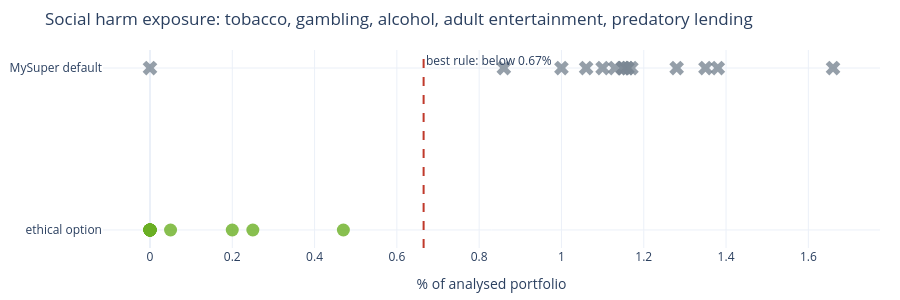

Notebook cell for this chart:
### Code cell
# --- reveal: the best one-line rule for every category ---------------------
def best_rule(x, y):
    v = np.unique(x)
    cands = np.r_[v[0] - 0.01, (v[:-1] + v[1:]) / 2, v[-1] + 0.01]
    errs = np.array([((x < t) != y).sum() for t in cands])
    return cands[errs.argmin()], int(errs.min())

rows = []
for k in list(CATEGORIES) + ["total"]:
    t, e = best_rule(PANEL[k].to_numpy(), IS_ETHICAL)
    rows.append((CATEGORIES.get(k, "Total (all categories)"), round(t, 2), e))
best = pd.DataFrame(rows, columns=["category", "best threshold (%)", "errors"]).sort_values("errors")
baseline = min(IS_ETHICAL.sum(), (~IS_ETHICAL).sum())
print(f"Knowing nothing and calling everything by the larger class makes {baseline} errors.\n")
print(best.to_string(index=False))

t_best, _ = best_rule(PANEL["social_harm"].to_numpy(), IS_ETHICAL)
fig = go.Figure()
for eth, col, sym, nm in [(True, "#6AAF23", "circle", "ethical option"),
                          (False, "#7A8794", "x", "MySuper default")]:
    m = IS_ETHICAL == eth
    fig.add_trace(go.Scatter(x=PANEL.loc[m, "social_harm"], y=[nm] * int(m.sum()),
                             mode="markers", name=nm, text=PANEL.loc[m, "name"],
                             marker=dict(color=col, size=13, symbol=sym, opacity=0.8),
                             hovertemplate="%{text}: %{x:.2f}%<extra></extra>"))
fig.add_vline(x=t_best, line_dash="dash", line_color="#C0392B",
              annotation_text=f"best rule: below {t_best:.2f}%")
fig.update_layout(template="plotly_white", height=300, showlegend=False,
                  title="Social harm exposure: tobacco, gambling, alcohol, adult entertainment, predatory lending",
                  xaxis_title="% of analysed portfolio", margin=dict(l=10, r=20, t=50, b=40))
fig.show()

### Figure 1 — Plotly figure (JSON) as saved in the notebook; plotly's stock layout.template omitted (floating-point values rounded to 4 significant figures)
{"data": [{"hovertemplate": "%{text}: %{x:.2f}%<extra></extra>", "marker": {"color": "#6AAF23", "opacity": 0.8, "size": 13, "symbol": "circle"}, "mode": "markers", "name": "ethical option", "text": ["Australian Ethical — Growth", "Australian Retirement Trust — Socially Conscious Balanced", "AustralianSuper — Socially Aware", "Aware Super — Balanced Socially Conscious", "Aware Super — High Growth Socially Conscious", "CareSuper — Sustainable Balanced", "Colonial First State — Thrive+ Sustainable Growth", "HESTA — Sustainable Growth", "Hostplus — Socially Responsible Balanced", "Hostplus — Socially Responsible High Growth", "Mercer Super — Sustainable High Growth", "MLC — Socially Responsible Growth", "Rest — Sustainable Growth", "UniSuper — Sustainable Balanced", "UniSuper — Sustainable High Growth", "Vanguard Super — Ethically Conscious Growth"], "type": "scatter", "x": [0.0, 0.0, 0.47, 0.0, 0.0, 0.05, 0.0, 0.2, 0.0, 0.0, 0.0, 0.0, 0.25, 0.0, 0.0, 0.0], "y": ["ethical option", "ethical option", "ethical option", "ethical option", "ethical option", "ethical option", "ethical option", "ethical option", "ethical option", "ethical option", "ethical option", "ethical option", "ethical option", "ethical option", "ethical option", "ethical option"]}, {"hovertemplate": "%{text}: %{x:.2f}%<extra></extra>", "marker": {"color": "#7A8794", "opacity": 0.8, "size": 13, "symbol": "x"}, "mode": "markers", "name": "MySuper default", "text": ["AMP — Future Directions Balanced", "Australian Ethical — MySuper Balanced", "Australian Retirement Trust — MySuper Lifecycle (under 50)", "AustralianSuper — MySuper Balanced", "Aware Super — MySuper Lifecycle (under 55)", "CareSuper — MySuper Balanced", "Cbus — MySuper Growth", "Colonial First State — MySuper Lifestage 2005-2009", "HESTA — MySuper Balanced Growth", "Hostplus — MySuper Balanced", "Mercer Super — MySuper SmartPath 1964-68", "MLC — MySuper Growth (under 55)", "Rest — MySuper Growth", "UniSuper — MySuper Balanced", "Vanguard Super — MySuper Lifecycle (High Growth)"], "type": "scatter", "x": [1.15, 0.0, 1.16, 1.66, 1.15, 1.16, 1.13, 1.1, 0.86, 1.28, 1.06, 1.0, 1.17, 1.38, 1.35], "y": ["MySuper default", "MySuper default", "MySuper default", "MySuper default", "MySuper default", "MySuper default", "MySuper default", "MySuper default", "MySuper default", "MySuper default", "MySuper default", "MySuper default", "MySuper default", "MySuper default", "MySuper default"]}], "layout": {"annotations": [{"showarrow": false, "text": "best rule: below 0.67%", "x": 0.665, "xanchor": "left", "xref": "x", "y": 1, "yanchor": "top", "yref": "y domain"}], "height": 300, "margin": {"b": 40, "l": 10, "r": 20, "t": 50}, "shapes": [{"line": {"color": "#C0392B", "dash": "dash"}, "type": "line", "x0": 0.665, "x1": 0.665, "xref": "x", "y0": 0, "y1": 1, "yref": "y domain"}], "showlegend": false, "title": {"text": "Social harm exposure: tobacco, gambling, alcohol, adult entertainment, predatory lending"}, "xaxis": {"title": {"text": "% of analysed portfolio"}}}}
